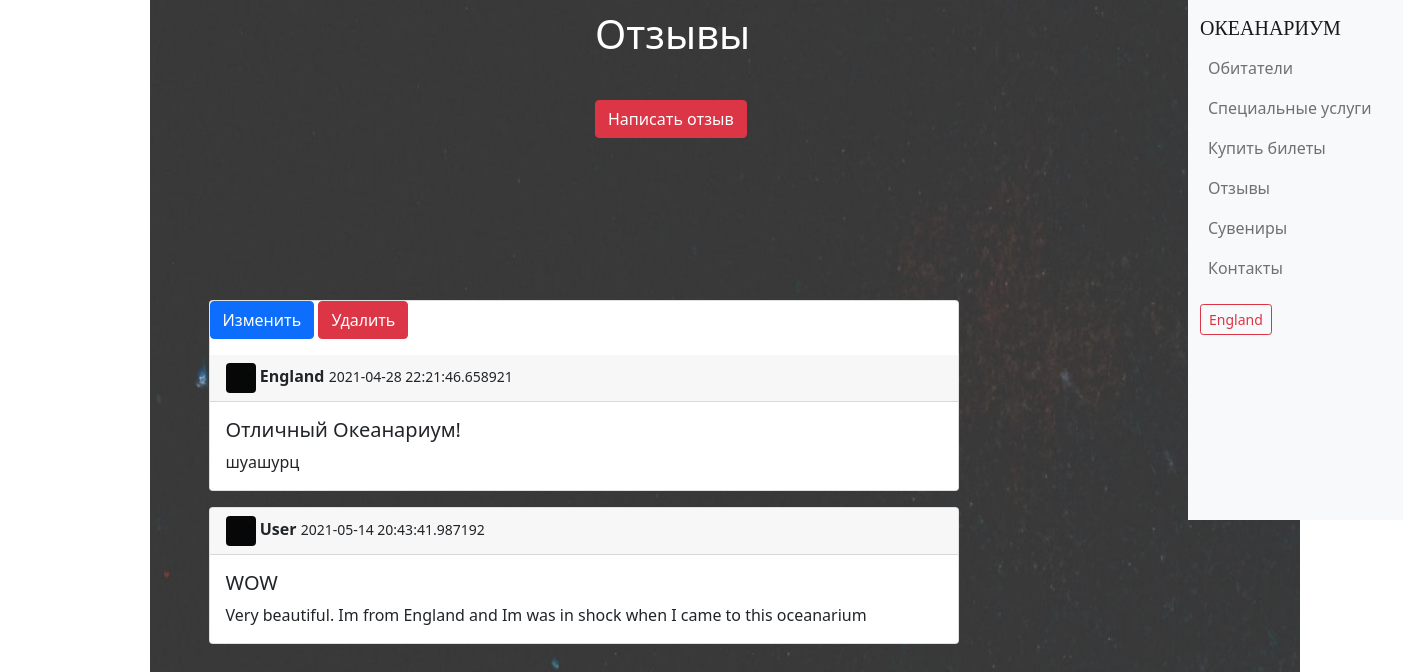
The page /reviews (signed in) on the database its author committed.
### data/reviews.py (models this page shows)
class Reviews(SqlAlchemyBase, SerializerMixin):
    __tablename__ = 'reviews'
    id = sqlalchemy.Column(sqlalchemy.Integer,
                           primary_key=True, autoincrement=True)
    title = sqlalchemy.Column(sqlalchemy.String, nullable=True)
    content = sqlalchemy.Column(sqlalchemy.String, nullable=True)
    created_date = sqlalchemy.Column(sqlalchemy.DateTime,
                                     default=datetime.datetime.now)
    user_id = sqlalchemy.Column(sqlalchemy.Integer,
                                sqlalchemy.ForeignKey("users.id"))
    user = orm.relation('User')

### data/users.py (models this page shows, shortened)
class User(SqlAlchemyBase, UserMixin, SerializerMixin):
    __tablename__ = 'users'
    id = sqlalchemy.Column(sqlalchemy.Integer,
                           primary_key=True, autoincrement=True)
    name = sqlalchemy.Column(sqlalchemy.String, nullable=True)
    surname = sqlalchemy.Column(sqlalchemy.String, nullable=True)
    age = sqlalchemy.Column(sqlalchemy.Integer, nullable=True)
    email = sqlalchemy.Column(sqlalchemy.String,
                              index=True, unique=True, nullable=True)
    hashed_password = sqlalchemy.Column(sqlalchemy.String, nullable=True, unique=True)
    modified_date = sqlalchemy.Column(sqlalchemy.DateTime, default=datetime.datetime.now)
    reviews = orm.relation("Reviews", back_populates='user')

### main.py (the view)
@app.route("/reviews")  # окно с отзывами
def reviews():
    rev = url_for('static', filename='img/octopus_back.png')
    db_sess = db_session.create_session()
    reviews = db_sess.query(Reviews).all()
    return render_template("reviews.html", reviews=reviews, title='Отзывы', rev=rev)

### data/db_session.py (called while the page is built)
def create_session() -> Session:
    global __factory
    return __factory()

### main.py (called while the page is built)
@login_manager.user_loader
def load_user(user_id):
    db_sess = db_session.create_session()
    return db_sess.query(User).get(user_id)

### templates/reviews.html (shortened to what this page needs)
{% extends "base.html" %}
{% block content %}
<body>
<div class="kard">
</div>
<h1>Отзывы</h1>
{% if current_user.is_authenticated %}
<div class="napis">
<a href="/add_reviews" class="btn btn-danger">Написать отзыв</a>
</div>
{% else %}
<h2>Чтобы оставить отзыв - зарегистрируйтесь или войдите</h2>
{% endif %}
{% for item in reviews%}
<div class="card">
{% if current_user.is_authenticated and current_user == item.user %}
    <div class="edit">
        <a href="/add_reviews/{{ item.id }}" class="btn btn-primary">
            Изменить
        </a>
        <a href="/reviews_delete/{{ item.id }}" class="btn btn-danger">
            Удалить
        </a>
    </div>
{% endif %}
  <div class="card-header">
      <img src="{{ rev }}" class="rounded mr-2" alt="..." height="30" width="30">
    <strong class="mr-auto">{{item.user.name}}</strong>
    <small>{{item.created_date}}</small>
  </div>
  <div class="card-body">
    <h5 class="card-title">{{item.title}}</h5>
    <p class="card-text">{{item.content}}</p>
  </div>
</div>
{% endfor %}
{% endblock %}

### templates/base.html (shortened to what this page needs)
<!DOCTYPE html>
<html lang="en">
<head>
                    <link rel="stylesheet"
                            href="https://cdn.jsdelivr.net/npm/bootstrap@5.0.0-beta1/dist/css/bootstrap.min.css"
>
</head>
<body>
    <main role="main" class="container">
    {% block content %}{% endblock %}
</main>
    <div class="row">
                <div class="col-md-4 col-lg-3 navbar-container bg-light">
        <nav class="navbar navbar-expand-md navbar-light">
          <a class="navbar-brand" href="/">ОКЕАНАРИУМ</a>
          <div class="collapse navbar-collapse" id="navbar">
            <ul class="navbar-nav">
              <li class="nav-item">
              <a class="nav-link" href="/inhabitants">Обитатели</a>
              </li>
              <li class="nav-item">
              <a class="nav-link" href="/services">Специальные услуги</a>
              </li>
              <li class="nav-item">
              <a class="nav-link" href="/tickets">Купить билеты</a>
              </li>
              <li class="nav-item">
              <a class="nav-link" href="/reviews">Отзывы</a>
              </li>
              <li class="nav-item">
              <a class="nav-link" href="/souvenirs">Сувениры</a>
              </li>
                <li class="nav-item">
              <a class="nav-link" href="/contacts">Контакты</a>
              </li>
            </ul>
          </div>
            {% if current_user.is_authenticated %}
            <div>
    <a class="btn btn-outline-danger btn-sm" role="button" aria-pressed="true" href="/logout">{{ current_user.name }}</a>
            </div>
{% endif %}
        </nav>
      </div>
</div>
</body>
</html>

### templates/base.html (style rules this page uses)
@media (min-width: 700px) { .navbar-container { position: sticky; width: 215px !important; top: 0px; left: 2000px; overflow-y: auto; height: 65vh; } }
@media (min-width: 700px) { .row { position: absolute; top: 0px; left: 1200px; } }
@media (min-width: 700px) { .navbar-container .navbar-brand { font-family: SovMod; font-style: normal; font-weight: normal; } }
@media (min-width: 700px) { .navbar-container .navbar { align-items: flex-start; justify-content: flex-start; flex-wrap: nowrap; flex-direction: column; height: 100%; } }
@media (min-width: 700px) { .navbar-container .navbar-collapse { align-items: flex-start; } }
@media (min-width: 700px) { .navbar-container .navbar-nav { flex-direction: column !important; } }

### templates/reviews.html (style rules this page uses)
body { background-image: url('static/img/kumiko-shimizu-SjcrpttvjiE-unsplash.jpg'); background-size: 1500px; }
html { overflow-x: hidden; }
h1 { position: absolute; top: 10px; left: 595px; font-style: normal; font-weight: normal; color: #FFFFFF; }
.kard { position: fixed; top: 0px; left: 150px; opacity: 0.8; }
.card { position: relative; width: 750px; top: 300px; left: 150px; }
.napis { position: absolute; top: 100px; left: 595px; }
.edit { position: relative; left: 0px; }

### rows shown on the page
Reviews: user.name "England", created_date "2021-04-28 22:21:46.658921", title "Отличный Океанариум!", content "шуашурц"
Reviews: user.name "User", created_date "2021-05-14 20:43:41.987192", title "WOW", content "Very beautiful. Im from England and Im was in shock when I came to this oceanarium"
User: name "England"
